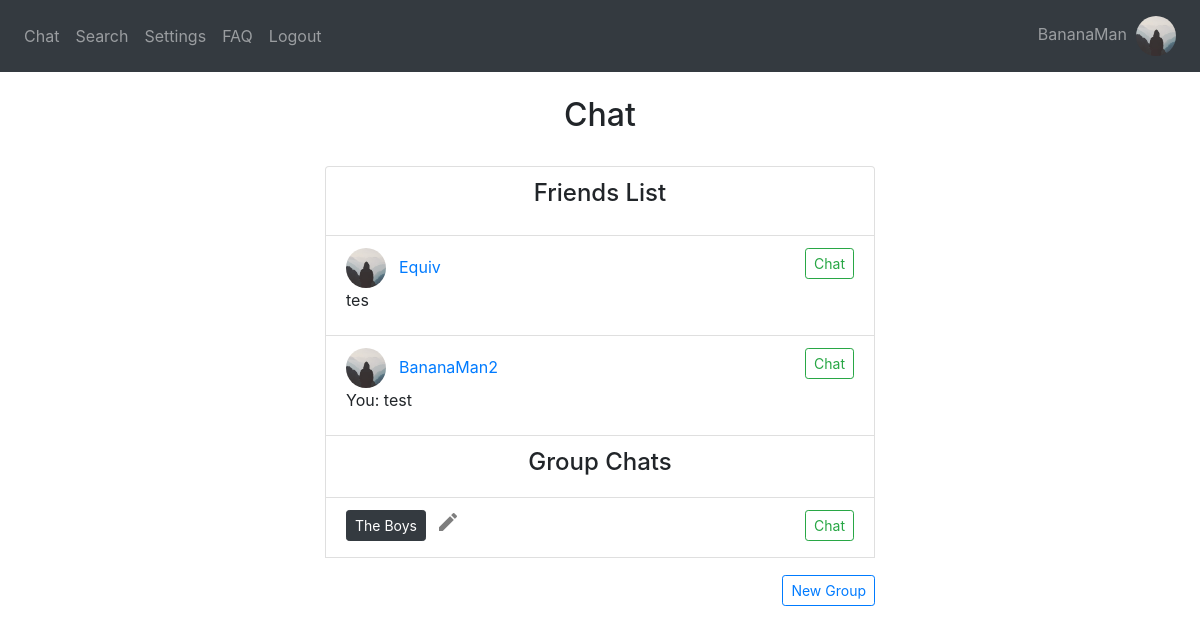
Screenshot of / (signed in) with the database file from the repository.
### website/models.py (models this page shows)
class User(db.Model, UserMixin):
    username = db.Column(db.String(150), unique=True)
    password = db.Column(db.String(150))
    answer = db.Column(db.String(150)) # security word
    question = db.Column(db.String(150)) # security question
    text_color = db.Column(db.String(20), default='Black') # message text color
    text_size = db.Column(db.String(20), default='Medium') # message text size
    background = db.Column(db.String(20), default='White') # background color
    status = db.Column(db.String(150))
    messages = db.relationship('Message')
    friends_list = db.relationship('Friend')
    block_list = db.relationship('Block')
    id = db.Column(db.Integer, primary_key=True)
    name = db.Column(db.String(20))
    groups = db.relationship('Group', secondary=user_groups, backref=db.backref('members', lazy='dynamic'))
    image_file = db.Column(db.String(20), nullable=False, default='default.jpg')

class Friend(db.Model):
    id = db.Column(db.Integer, primary_key=True)
    user_id = db.Column(db.Integer, db.ForeignKey('user.id')) #one-to-many relationship
    friend_id = db.Column(db.Integer)
    friend_name = db.Column(db.String(10000))

class Message(db.Model):
    id = db.Column(db.Integer, primary_key=True)
    data = db.Column(db.String(10000))
    date = db.Column(db.DateTime(timezone=True), default=func.now(tz=pytz.timezone('US/Eastern')))
    user_id = db.Column(db.Integer, db.ForeignKey('user.id')) #one-to-many relationship
    recipient_id = db.Column(db.Integer)
    group_id = db.Column(db.Integer)

class Group(db.Model):
    group_id = db.Column(db.Integer, primary_key=True)
    group_name = db.Column(db.String(20))

### website/views.py (the view, shortened to what this page needs)
@views.route('/', methods = ['GET', 'POST'])
@login_required
def chat():
    recipient = None
    return render_template("chat_menu.html", User = User, user = current_user, username = current_user.username,
        Message = Message, recipient = recipient, desc = desc, redirect = redirect, and_=and_, or_=or_)

### website/__init__.py (called while the page is built)
def create_app():
    app = Flask(__name__)
    app.config['SECRET_KEY'] = 'wadkjwlajda'
    app.config['SQLALCHEMY_DATABASE_URI'] = f'sqlite:///{DB_NAME}'
    db.init_app(app)
    from .views import views
    from .auth import auth
    from .group_views import group_views
    app.register_blueprint(views, url_prefix='/')
    app.register_blueprint(auth, url_prefix='/')
    app.register_blueprint(group_views, url_prefix='/')
    from .models import User, Message
    create_database(app)
    login_manager = LoginManager()
    login_manager.login_view = 'auth.login'
    login_manager.init_app(app)
    @login_manager.user_loader
    def load_user(id):
        return User.query.get(int(id))
    return app

### website/templates/chat_menu.html
{% extends "base.html" %} {% block title %}Chat{% endblock %} {% block content
    %}
    <h2 align="center">Chat</h2>
<br />
<div style =   "position: fixed;
                right: 0;
                left: 0;
                margin-right: auto;
                margin-left: auto;
                min-height: 10em;
                max-width: 550px;">
    <li style="height: 70px" class="list-group-item"><h4 align="center">Friends List</h4></li>
    {% if user.friends_list %}
        {% for friend in user.friends_list %}
            <li style="height: 100px" class="list-group-item">
                    <div style="float: left; width: 40px"><a href="/profile/{{User.query.filter(User.id == friend.friend_id).first_or_404().username}}">
                        <img id='cornerpic' style="width:40px" class="rounded-circle account-img" src="{{ url_for('static', filename='profile_pics/' + User.query.filter(User.id == friend.friend_id).first_or_404().image_file) }}"></a>
                    </div>
                    <div style="float: left;"><a class="btn btn-link" id="chat" href="/profile/{{User.query.filter(User.id == friend.friend_id).first_or_404().username}}">{{User.query.filter(User.id == friend.friend_id).first_or_404().username}}</a></div>
                    <div style="float:left; width: 510px">
                        {% if Message.query.order_by(desc(Message.id)).filter(or_(and_(Message.user_id == current_user.id, Message.recipient_id == friend.friend_id), and_(Message.recipient_id == current_user.id, Message.user_id == friend.friend_id))).first().user_id == current_user.id %}
                            You: {{ Message.query.order_by(desc(Message.id)).filter(and_(Message.user_id == current_user.id, Message.recipient_id == friend.friend_id)).first().data }}
                        {% else %}
                            {{ Message.query.order_by(desc(Message.id)).filter(and_(Message.recipient_id == current_user.id, Message.user_id == friend.friend_id)).first().data }}
                        {% endif %}
                        <br/>
                    </div>
                {% if friend.friend_id != recipient.id %}
                    <div align="right"><a class="btn btn-outline-success btn-sm" id="chat" href="/chat/{{User.query.filter(User.id == friend.friend_id).first_or_404().username}}">Chat</a></div>
                {% endif %}
            </li>
        {% endfor %}
    {% endif %}
    {% if user.groups %}
    <li class="list-group-item"><h4 align="center">Group Chats</h4></li>
        {% for specific_group in user.groups %}
            <li style="height: 60px" class="list-group-item">
                <div style="float: left; padding-right: 10px"><a class="btn btn-dark btn-sm" id="chat" href="/group-chat/{{specific_group.group_id}}">{{specific_group.group_name}}</a></div>
                <div style="float: left"><a class="close" id="chat" href="/change-group-name/{{specific_group.group_id}}"><span aria-hidden="true"><i class="material-icons">mode_edit</i></span></a></div>
                <div align="right"><a class="btn btn-outline-success btn-sm" id="chat" href="/group-chat/{{specific_group.group_id}}">Chat</a></div>
            </li>
        {% endfor %}
    {% endif %}
    <div style="float: right; padding-top: 3%"><a class="btn btn-outline-primary btn-sm" id="create-group" href="/create-group">New Group</a></div>
</div>
{% endblock %}

### website/templates/base.html (shortened to what this page needs)
<!DOCTYPE html>
<html>
  <head>
    <link
      rel="stylesheet"
      href="https://stackpath.bootstrapcdn.com/bootstrap/4.4.1/css/bootstrap.min.css"
    />
    <link
      rel="stylesheet"
      href="https://stackpath.bootstrapcdn.com/font-awesome/4.7.0/css/font-awesome.min.css"
    />
  </head>
  <body>
    <nav class="navbar navbar-expand-lg navbar-dark bg-dark">
      <div class="collapse navbar-collapse" id="navbar">
        <div class="navbar-nav">
          {% if current_user.is_authenticated %}
            <a class="nav-item nav-link" id="chat" href="/">Chat</a>
            <a class="nav-item nav-link" id="search" href="/search">Search</a>
            <a class="nav-item nav-link" id="settings" href="/settings">Settings</a>
            <a class="nav-item nav-link" id="faq" href="/faq">FAQ</a>
            <a class="nav-item nav-link" id="logout" href="/logout">Logout</a>
          {% else %}
            <a class="nav-item nav-link" id="login" href="/login">Log In</a>
            <a class="nav-item nav-link" id="signUp" href="/sign-up">Sign Up</a>
            <a class="nav-item nav-link" id="faq" href="/faq">FAQ</a>
          {% endif %}
        </div>
      </div>
        <div class="navbar-nav">
          {% if current_user.is_authenticated %}
          <a class="nav-item nav-link" id="chat" href="/profile">{{current_user.username}}&nbsp;&nbsp;<img id="cornerpic" style="width: 40px;" class="rounded-circle account-img" src="{{ url_for('static', filename='profile_pics/' + current_user.image_file) }}"></a>
          {% endif %}
        </div>
    </nav>
    <br />
    <div class="container">{% block content %} {% endblock %}</div>
  </body>
</html>

### website/templates/base.html (style rules this page uses)
#cornerpic { object-fit: cover; width:40px; height:40px; }

### rows the page displays
User: username "BananaMan", image_file (placeholder picture)
Friend: image_file (placeholder picture)
User: query.filter "Equiv"
Message: query.order_by "tes"
Friend: image_file (placeholder picture)
User: query.filter "BananaMan2"
Message: query.order_by "test"
Group: group_name "The Boys"
